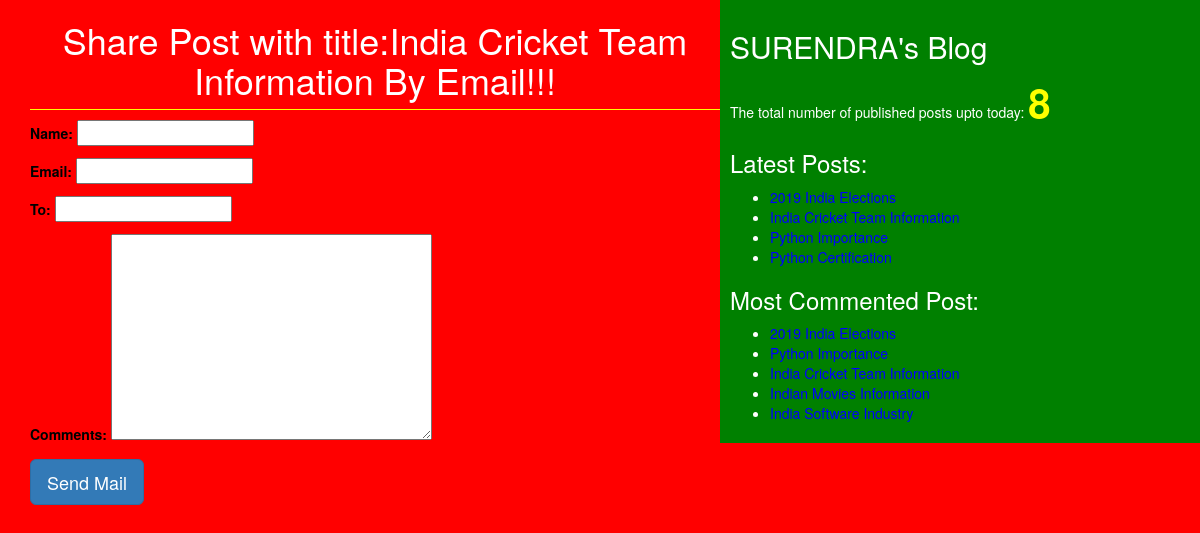
/1/share/, run on the app's committed database.
### blog/models.py (models this page shows, shortened)
class Post(models.Model):
    STATUS_CHOICES=(('draft','Draft'),('published','Published'))
    title=models.CharField(max_length=256)
    slug=models.SlugField(max_length=264,unique_for_date='publish')
    author=models.ForeignKey(User,related_name='blog_posts',on_delete=models.DO_NOTHING)
    body=models.TextField()
    publish=models.DateTimeField(default=timezone.now)
    created=models.DateTimeField(auto_now_add=True)
    updated=models.DateTimeField(auto_now=True)
    status=models.CharField(max_length=10,choices=STATUS_CHOICES,default='draft')
    objects=CustomManager()
    tags=TaggableManager()
    class Meta:
        ordering=('-publish',)
    def get_absolute_url(self):
        return reverse('post_detail',args=[self.publish.year,self.publish.strftime('%m'),self.publish.strftime('%d'),
        self.slug])

### blog/views.py (the view)
# urls.py: path('<int:id>/share/', views.mail_send_view),
def mail_send_view(request,id):
    post=get_object_or_404(Post,id=id,status='published')
    sent=False
    if request.method=='POST':
        form=EmailSendForm(request.POST)
        if form.is_valid():
            cd=form.cleaned_data
            subject='{}({}) recommends you to read "{}"'.format(cd['name'],cd['email'],post.title)
            post_url=request.build_absolute_uri(post.get_absolute_url())
            message='Read Post At:\n {}\n\n{}\'s Comments:\n{}'.format(post_url,cd['name'],cd['comments'])
            send_mail(subject,'message','core00java00@gmail.com',[cd['to']])
            sent=True
    else:
        form=EmailSendForm()
    return render(request,'blog/sharebymail.html',{'form':form,'post':post,'sent':sent})

### blog/forms.py
class EmailSendForm(forms.Form):
    name=forms.CharField(max_length=256)
    email=forms.EmailField()
    to=forms.EmailField()
    comments=forms.CharField(required=False,widget=forms.Textarea)

### blog/models.py (called while the page is built)
    def get_queryset(self):
        return super().get_queryset().filter(status="published")

### blog/templatetags/blog_tags.py (called while the page is built)
@register.simple_tag(name='my_tag')
def total_posts():
    return Post.objects.count()

@register.inclusion_tag('blog/latest_posts123.html')
def show_latest_post(count=3):
    latest_posts=Post.objects.order_by('-publish')[:count]
    return {'latest_posts':latest_posts}

@register.simple_tag
def get_most_commented_posts(count=5):
    return Post.objects.annotate(total_comments=Count('comments')).order_by('-total_comments')[:count]

### templates/blog/sharebymail.html (shortened to what this page needs)
<!DOCTYPE html>
{%extends 'blog/base.html'%}
    {%block content%}
    {%if sent%}
    <h1>Email successfully sent!!!</h1>
    <h2>Post with the title:{{post.title}} information shared by email</h2>
    {%else%}
      <h1>Share Post with title:{{post.title}} By Email!!!</h1>
      <form method="POST">
        {{form.as_p}}
        <input type="submit" class="btn btn-primary btn-lg" value="Send Mail">
      </form>
    {%endif%}
    {%endblock%}

### templates/blog/base.html (shortened to what this page needs)
<!DOCTYPE html>
{%load blog_tags%}
{%load static%}
<html lang="en" dir="ltr">
  <head>
    <link rel="stylesheet" href="https://maxcdn.bootstrapcdn.com/bootstrap/3.3.7/css/bootstrap.min.css"
>
    <link rel="stylesheet" href="{% static "css/blog.css" %}">
  </head>
  <body>
    <div class="content">
        {%block content%}{%endblock%}
    </div>
    <div class="sidebar">
        <h2>SURENDRA's Blog</h2>
        <p>The total number of published posts upto  today: <span id="pcount">{%my_tag%}</span> </p>
        <h3>Latest Posts:</h3>{%show_latest_post 4%}
        <h3>Most Commented Post:</h3>
          {%get_most_commented_posts as most_commented_posts%}
          <ul>
            {%for post in most_commented_posts%}
              <li><a href="{{post.get_absolute_url}}">{{post.title}}</a></li>
            {%endfor%}
          </ul>
    </div>
  </body>
</html>

### templates/blog/latest_posts123.html
<ul>
  {%for post in latest_posts%}
    <li><a href="{{post.get_absolute_url}}">{{post.title}}</a></li>
  {%endfor%}
</ul>

### static/css/blog.css (style rules this page uses)
.content { width: 60%; height: 100%; float: left; padding: 0 0 0 30px; background: red; }
.sidebar { width: 40%; height: 100%; float: right; padding: 10px; background: green; }
h1 { text-align: center; border-bottom: 1px solid yellow; padding-bottom: 10px; }
body { color: white; background-color: red; }
a { color: blue; }
form { color: Black; }
#pcount { font-size: 40px; color: yellow; font-weight: bold; }

### data on the page
Post: title "India Cricket Team Information"
Post: title "2019 India Elections"
Post: title "Python Importance"
Post: title "Python Certification"
Post: title "Indian Movies Information"
Post: title "India Software Industry"
